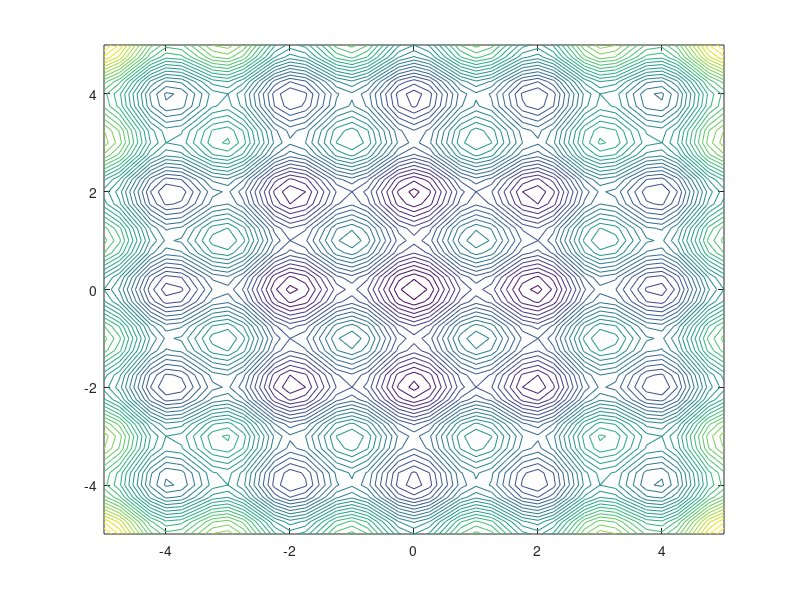

MATLAB code for this plot: (Note: this script raises an error after producing the figure.)
% Artificial Bees Colony (ABC)

clc;
clear all
close all

% Choose the function (Ej. 0, 1, 2... etc.)
f_objetivo = 1;

switch f_objetivo
    case 0
        %Griewank
       f = @(x,y) ((x.^2 + y.^2)/4000)-cos(x).*cos(y/sqrt(2)) + 1;
       U = [10 10];
       L = [-10 -10];
       %Minimum = 0; x= 0, y= 0
       
    case 1
        %Rastrigin
       f = @(x,y)  10*2 + x.^2 - 10 .*cos(pi*x)+ y.^2 - 10 .* cos(pi*y);
       U = [5 5];
       L = [-5 -5];
       %Minimum = 0; x = 0, y = 0 
       
      
    case 2
         %DropWave
    f = @(x,y) - ((1 + cos(12*sqrt(x.^2+y.^2))) ./ (0.5 *(x.^2+y.^2) + 2));
    U = [2 2];
    L = [-2 -2];
       %Minimum = -1; x = 0, y =0
       
    case 3
        f = @(x,y) (x-2).^2 + (y-2).^2;
       U = [5 5];
    L = [-5 -5];
    otherwise
        disp("Introduce a valid value of functions")
        return
end

%Iterations
G = 200;
%Population
pob = 50;
%Number of dimensions of the problem, (X,Y) in this case
D = 2;

%Number of attempts
n = 80;

%Worker bees
Pf = 35;
% Observer bees
Po = pob - Pf;

x = zeros(D,Pf);
intentos = zeros(1,Pf);

%initialization
x(1,:) = L(1) + (U(1) - L(1)).*rand(1,Pf);
x(2,:) = L(2) + (U(2) - L(2)).*rand(1,Pf);

%Fitness of the solutions
aptitud = zeros(1,Pf);


[X,Y] = meshgrid(L(1):0.25:U(1), L(2):0.25:U(2));
Z = f(X,Y);
contour(X,Y,Z,35);
hold on

for i=1:G
    
    
    % Workers phase
    for j=1:Pf
        ki = j;
        
        while ki ~= j
            ki = randi([1,Pf]);
        end
        
         % Random between [-1,1]
        phi = -1 + 2*rand;
        
        d = randi([1,D]);
        v = x(:,j);
        % Calculating a new solution
        v(d) = x(d,j) + (x(d,j) - x(d,ki))*phi;
        
        % evaluating if it is better solution
        if f(v(1),v(2)) < f(x(1,j),x(2,j))
            x(:,j) = v;
            intentos(j) = 0;
        else
            %else, let´s sum 1 to its attempts
            intentos(j) = intentos(j) + 1;
        end
    end
    
    %Evaluating every solution and saving their fitness in th aptitude
    %array
    for k=1:Pf
        res = f(x(1,k),x(2,k));

        if res >= 0
            aptitud(k) = 1/(1+res);
        else
            aptitud(k) = 1 + abs(res);
        end
    end
    aptitud = aptitud/sum(aptitud);
    
% % % % % % % % % % % % % % % % % % % % % % % % % % % % % % % % % % %     
    % Observer Bees Phase
% % % % % % % % % % % % % % % % % % % % % % % % % % % % % % % % % % %     

    for j=1: Po
        
        %Choosing a bee based on its aptitude
        m = Ruleta(aptitud);
        
        k = j;
        
        while k ~= j
            k = randi([1,Pf]);
        end
        
        
        d = randi([1,D]);
        phi = -1 + 2*rand;
        
        v = x(:,m);
        %Calculating a candidate solution
        v(d) = x(d,m) + (x(d,m) - x(d,k)) *phi;
        
        %Vif it is a better solution
         if f(v(1),v(2)) < f(x(1,m),x(2,m))
            x(:,m) = v;
            intentos(m) = 0;
         else
            %else, sum 1 to the attempts of the individual
            intentos(m) = intentos(m) + 1;
         end
        
    end
    
% % % % % % % % % % % % % % % % % % % % % % % % % % % % % % % % % % % % %     
    % Explorer Phase
% % % % % % % % % % % % % % % % % % % % % % % % % % % % % % % % % % % % %     
  
   for j=1:Pf
       %Evaluating if some bee has exceeded its attempts
       %if so, we asign it a random vector
       if intentos(j) > n
           x(1,j) = L(1) + (U(1) - L(1))*rand;
           x(2,j) = L(2) + (U(2) - L(2))*rand;
           intentos(j) = 0;
       end
   end
   
   %Graphics
    axis([L(1),U(1),L(2),U(2)]);
     h = plot(x(1,:), x(2,:),'bx');
     g = plot(x(1,:), x(2,:),'ro');
     pause(0.1)
     delete(h);
     delete(g);
    
end

 axis([L(1),U(1),L(2),U(2)]);
 h = plot(x(1,:), x(2,:),'rx');
 
 aptitud = f(x(1,:), x(2,:));
 
 %Find the minimum of the solutions
[values, y] = min(aptitud)

%The better Solution
x(:,y)
f(x(1,y),x(2,y))



%Function  Ruleta: A function to choose randomly an element based on
%probabilities of each element to be choose
% Input: a list with probabilities of the elements
% Output: the index of the element choosen
function padre= Ruleta(aptitud)

% Guardamos el total de individuos que hay 
 n = length(aptitud);
 padre =1;
     %calculating a random number between 0 and 1
     r = rand;
     p_sum = 0;
     
     for j=1:n
         %sum the probabilitie
        p_sum = p_sum + aptitud(j);
        
        if p_sum >= r
            %selecting this element if the probability is bigger
            padre = j;
            break;;
        end
        
     end
 end
    
